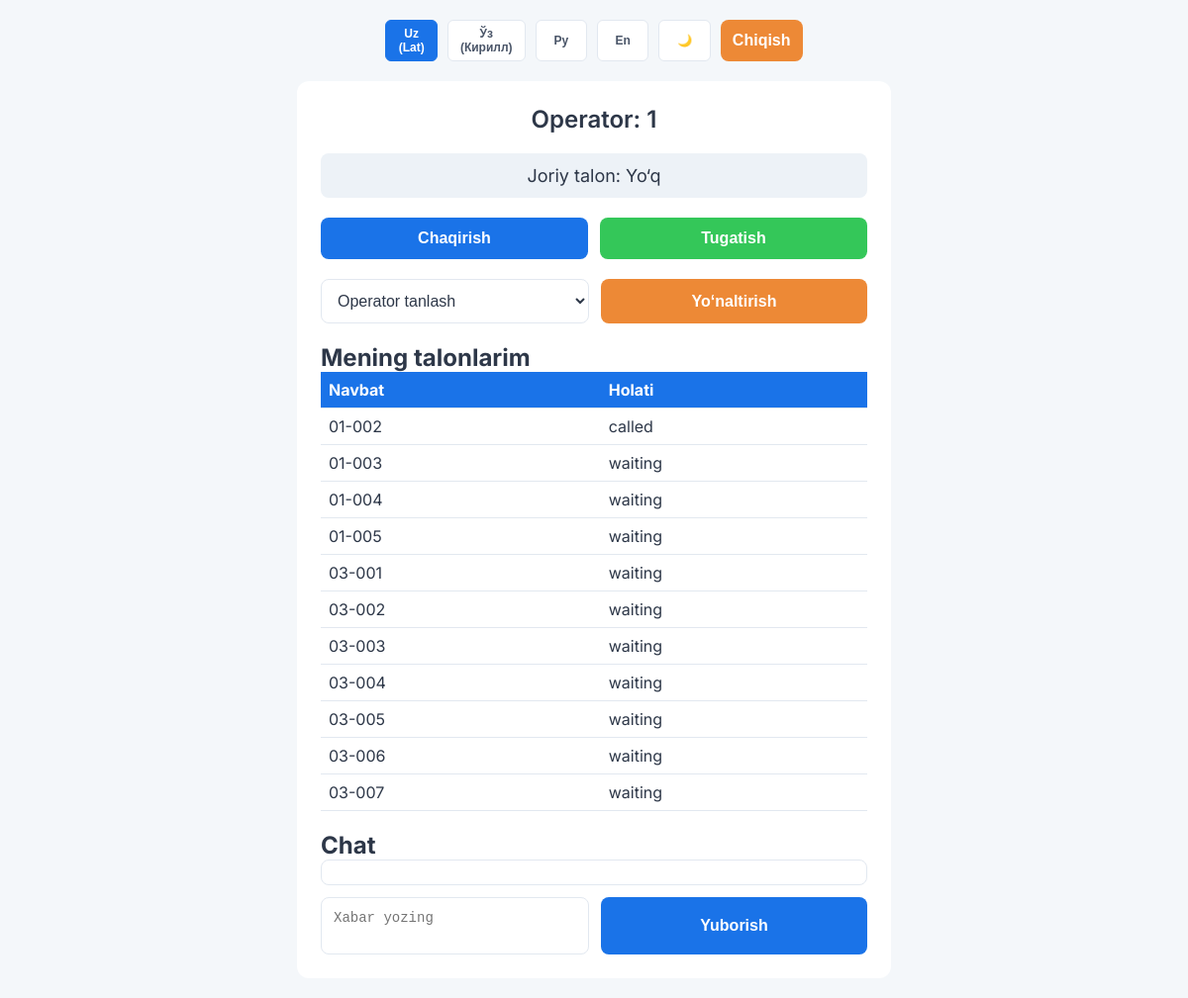
/operator (signed in), run on the app's committed database.
### tables this page shows
CREATE TABLE tickets (
                 id INTEGER PRIMARY KEY AUTOINCREMENT, 
                 number TEXT, 
                 service_id INTEGER, 
                 status TEXT, 
                 operator_id INTEGER, 
                 created_at TEXT, 
                 finished_at TEXT, 
                 kiosk_id INTEGER,
                 FOREIGN KEY(service_id) REFERENCES services(id), 
                 FOREIGN KEY(operator_id) REFERENCES operators(id));

### app.py (the view)
@app.route('/operator')
@login_required
def operator():
    operator_id = session['operator_id']
    conn = sqlite3.connect(DB_PATH)
    c = conn.cursor()
    c.execute("SELECT id, name, operator_number FROM operators")
    operators = c.fetchall()
    c.execute("SELECT number, status FROM tickets WHERE operator_id = ? AND status IN ('waiting', 'called')", (operator_id,))
    tickets = c.fetchall()
    c.execute("SELECT c.ticket_number, c.sender_type, c.content, c.timestamp FROM chats c WHERE c.ticket_number IN (SELECT number FROM tickets WHERE operator_id = ?) ORDER BY c.timestamp DESC LIMIT 50", (operator_id,))
    messages = c.fetchall()
    conn.close()
    return render_template('operator.html', operator_id=operator_id, operators=operators, tickets=tickets, messages=messages, server_url=SERVER_URL)

### app.py (called while the page is built)
def login_required(f):
    from functools import wraps
    @wraps(f)
    def decorated_function(*args, **kwargs):
        if 'operator_id' not in session:
            return redirect(url_for('login'))
        return f(*args, **kwargs)
    return decorated_function

### templates/operator.html (shortened to what this page needs)
<!DOCTYPE html>
<html>
<head>
</head>
<body>
    <div class="controls">
        <button class="lang-btn active" onclick="setLanguage('uz_lat')">Uz (Lat)</button>
        <button class="lang-btn" onclick="setLanguage('uz_cyr')">Ўз (Кирилл)</button>
        <button class="lang-btn" onclick="setLanguage('ru')">Ру</button>
        <button class="lang-btn" onclick="setLanguage('en')">En</button>
        <button class="theme-toggle" onclick="toggleTheme()">🌙</button>
        <button class="redirect-btn" onclick="location.href='/logout'">Chiqish</button>
    </div>
    <div class="container">
        <h1 id="title">Operator: {{ operator_id }}</h1>
        <div id="current_ticket">Joriy talon: <span id="ticket_number">Yo‘q</span></div>
        <div class="buttons">
            <button class="call-btn" onclick="callTicket()">Chaqirish</button>
            <button class="finish-btn" onclick="finishTicket()">Tugatish</button>
        </div>
        <div class="redirect-form">
            <select id="redirect_operator">
                <option value="">Operator tanlash</option>
            </select>
            <button class="redirect-btn" id="redirectButton" onclick="redirectTicket()">Yo‘naltirish</button>
        </div>
        <div class="ticket-list">
            <h2 id="tickets_title">Mening talonlarim</h2>
            <table id="ticketTable">
                <tr><th>Navbat</th><th>Holati</th></tr>
                {% for ticket in tickets %}
                    <tr><td>{{ ticket[0] }}</td><td>{{ ticket[1] }}</td></tr>
                {% endfor %}
            </table>
        </div>
        <div class="chat">
            <h2 id="chat_title">Chat</h2>
            <div class="chat-box" id="chat_box">
            </div>
            <div class="chat-input">
                <textarea id="chat_message" rows="2" placeholder="Xabar yozing"></textarea>
                <button class="call-btn" onclick="sendMessage()">Yuborish</button>
            </div>
        </div>
    </div>
</body>
</html>

### templates/operator.html (style rules this page uses)
* { margin: 0; padding: 0; box-sizing: border-box; }
body { font-family: 'Inter', sans-serif; background: #f4f7fa; min-height: 100vh; display: flex; flex-direction: column; align-items: center; padding: 20px; }
:root { --bg: #f4f7fa; --text: #2d3748; --card-bg: #ffffff; --primary: #1a73e8; --secondary: #34c759; --danger: #e53e3e; }
body { background: var(--bg); color: var(--text); }
.container { background: var(--card-bg); border-radius: 12px; padding: 24px; width: 100%; max-width: 600px; }
h1 { font-size: 24px; font-weight: 600; color: var(--text); text-align: center; margin-bottom: 20px; }
#current_ticket { font-size: 18px; padding: 12px; background: #edf2f7; border-radius: 8px; text-align: center; margin-bottom: 20px; color: var(--text); }
.buttons { display: flex; gap: 12px; flex-wrap: wrap; }
button { flex: 1; padding: 12px; border: none; border-radius: 8px; font-size: 16px; font-weight: 600; color: #ffffff; cursor: pointer; transition: all 0.2s; }
.call-btn { background: var(--primary); }
.finish-btn { background: var(--secondary); }
.redirect-btn { background: #ed8936; }
.controls { margin-bottom: 20px; display: flex; gap: 10px; justify-content: center; }
.lang-btn, .theme-toggle { padding: 6px 12px; background: #ffffff; border: 1px solid #e2e8f0; border-radius: 6px; font-size: 12px; color: #4a5568; cursor: pointer; transition: all 0.2s; }
.lang-btn.active { background: var(--primary); color: #ffffff; border-color: var(--primary); }
.redirect-form { margin-top: 20px; display: flex; gap: 12px; }
select { padding: 12px; border: 1px solid #e2e8f0; border-radius: 8px; font-size: 16px; flex: 1; background: #ffffff; color: var(--text); }
.chat { margin-top: 20px; }
.chat-box { max-height: 200px; overflow-y: auto; border: 1px solid #e2e8f0; border-radius: 8px; padding: 12px; margin-bottom: 12px; background: #ffffff; }
.chat-input { display: flex; gap: 12px; }
textarea { flex: 1; padding: 12px; border: 1px solid #e2e8f0; border-radius: 8px; font-size: 14px; resize: none; background: #ffffff; color: var(--text); }
.ticket-list { margin-top: 20px; }
.ticket-list table { width: 100%; border-collapse: collapse; }
.ticket-list th, .ticket-list td { padding: 8px; text-align: left; border-bottom: 1px solid #e2e8f0; }
.ticket-list th { background: var(--primary); color: #ffffff; }

### data on the page
tickets: number "01-002", status "called"
tickets: number "01-003", status "waiting"
tickets: number "01-004", status "waiting"
tickets: number "01-005", status "waiting"
tickets: number "03-001", status "waiting"
tickets: number "03-002", status "waiting"
tickets: number "03-003", status "waiting"
tickets: number "03-004", status "waiting"
tickets: number "03-005", status "waiting"
tickets: number "03-006", status "waiting"
tickets: number "03-007", status "waiting"

### other printed values
{{ operator_id }} "1"
